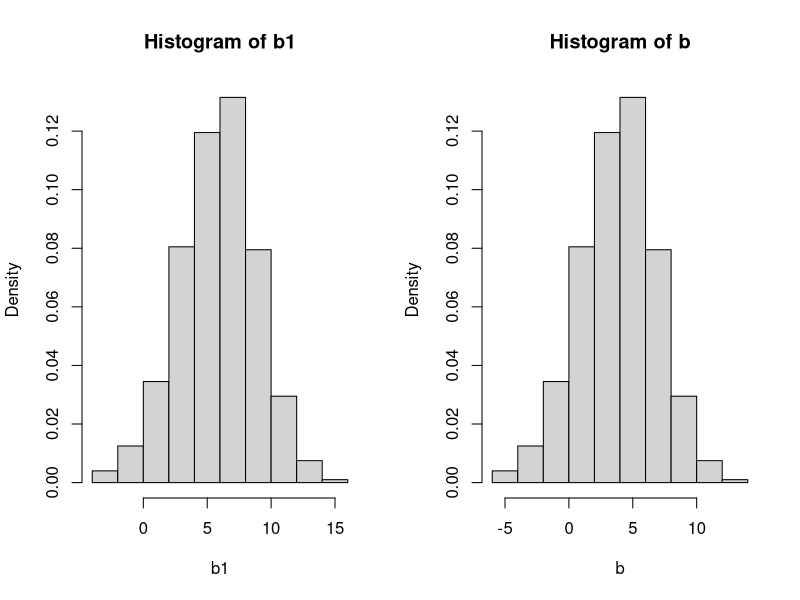
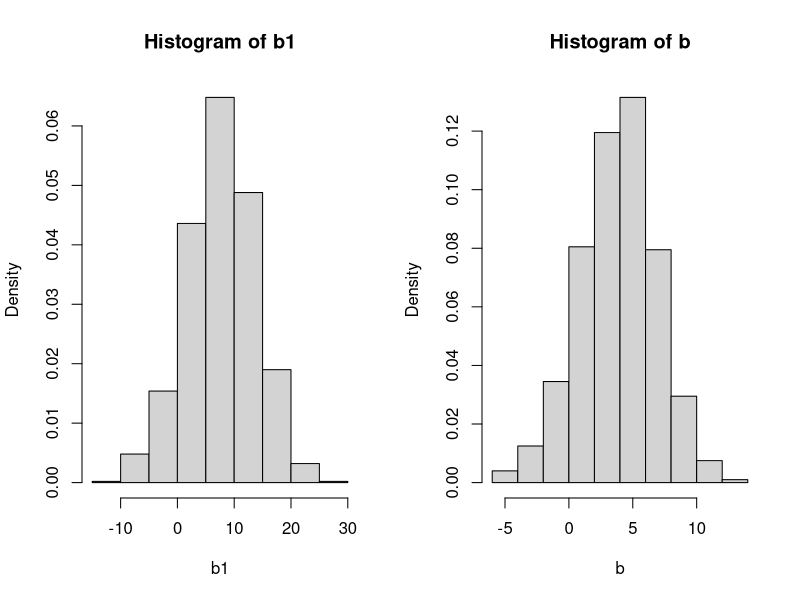
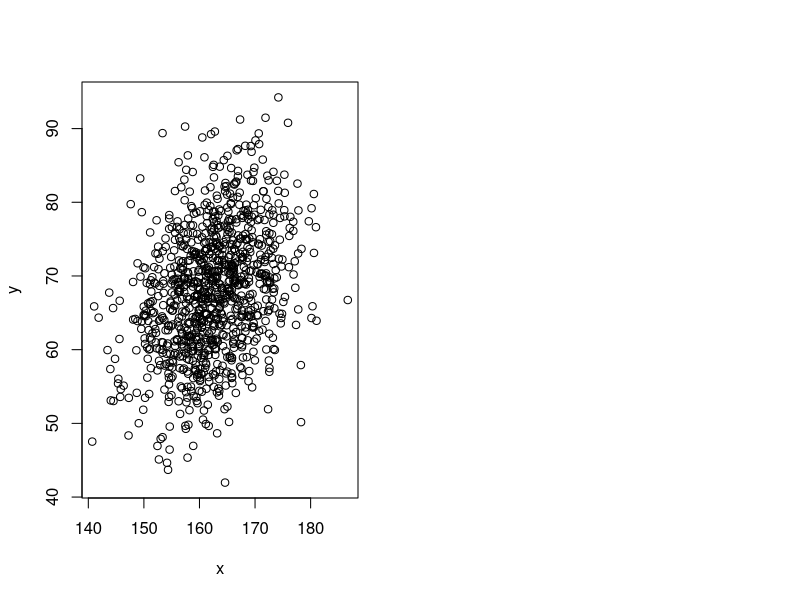
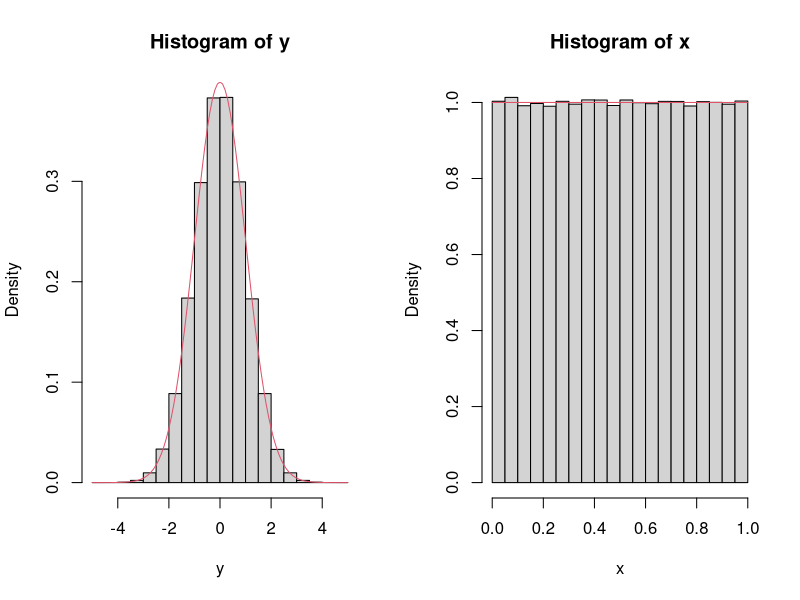

Write the R code that produced these figures, in order.
## ---- chunk 1
knitr::opts_chunk$set(echo = TRUE)
## ---- chunk 2
#Create a sample with pdf N(4,3)
b <- rnorm(n=1000,4,3)
#Evaluate the mean and variance 
mean=mean(b)
var=var(b)
#Adds c=2 to each element of the sample 
c=2
b1=b+c
#Compare the mean and variance (since the standard deviation is the square of the variance) 
mean1=mean(b1)
var1=var(b1)
mean+c==mean1
var==var
par(mfrow=c(1,2))
hist(b1,freq = F)
hist(b,freq = F)

#multiply the valuse by c=2
b1=c*b
#Compare the mean and variance  
mean1=mean(b1)
var1=var(b1)
mean1==mean*c
var1==c**2*var
par(mfrow=c(1,2))
hist(b1,freq = F)
hist(b,freq = F)
## ---- chunk 3
y = rgamma(n=2, shape=2)
x = log(y)

median(x)
log(median(y))
## ---- chunk 4
x = c(10, 8, 14, 7, 21, 44, 60)
mean(x)
var(x)
## ---- chunk 5
#Evaluating the proportion of not admitted students using the comulative distribution function 
A_not_admitted=pnorm(400,mean=500,sd=100)
B_not_admitted=pnorm(400,mean=450,sd=100)
#This are the value of the proportion in % of the not admetted students 
A_not_admitted
B_not_admitted
#-------------------------------------------
#Since the total namber of student in each group it's the same we can evaluate the 
#propotion of not admitted student of group B among all the non admetted student like this: 
B_not_admitted/(A_not_admitted+B_not_admitted)
#-----------------------------------------------------
#Here we show that decreasing the threshold of the exam 
#the proportion of non admetted student coming from group B increase 
A_not_admitted=pnorm(300,mean=500,sd=100)
B_not_admitted=pnorm(300,mean=450,sd=100)
B_not_admitted/(A_not_admitted+B_not_admitted)

## ---- chunk 6
x = rnorm(1000, 162, 7)
y = rnorm(1000, 3+0.4*x, 8)
plot(x, y)
## ---- chunk 7
mean(x); mean(y); sd(x); sd(y)
## ---- chunk 8
cor(x, y)
## ---- chunk 9
#Generating a sample of one million of variable with standard normal distribution 
y=rnorm(1000000,mean=0,sd=1)
#Generating the sample of one million of random variable x that correspond to the cdf evaluated on y 
x=pnorm(y,mean=0,sd=1)
#Comparign the histogram of the two samples
par(mfrow=c(1,2))
hist(y,freq = F)
curve(dnorm(x, mean=0, sd=1), add=TRUE, lty=1, col=2) 
hist(x,freq = F)
curve(dunif(x), add=TRUE, lty=1, col=2) 
## ---- chunk 10
n <- 100000; z <- rnorm(n)
zneg <- 0; j <- 1

system.time( #time the original code
  for (i in 1:n) {
    if (z[i]<0) {
      zneg[j] <- z[i]
      j <- j + 1
    }
  }
)
## ---- chunk 11
system.time(
  opt_zneg <- z[z<0] #rewritten code
)
## ---- chunk 12
all(zneg == opt_zneg)
